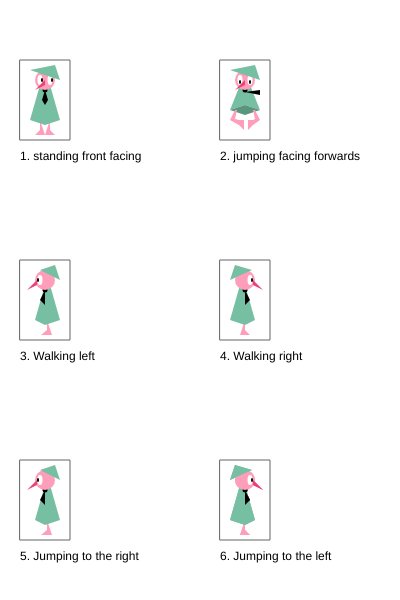
Frame 1 (no input)
Frame 60 (no input): identical to frame 1, image omitted
Frame 120 (the mouse pressed at the canvas centre since frame 60): identical to frame 1, image omitted

The p5.js sketch that drew this single still picture (run headless with seeded random() and noise() and a simulated clock; from frame 60 on, the mouse is pressed at the canvas centre):

// p5.js sketch
// ── sketch.js
/*
The Game Project
2 - Game character
*/

var gameChar_x = 0;
var gameChar_y = 0;

function setup()
{
	createCanvas(400, 600);
}

function draw()
{
	background(255);

	//Standing, facing frontwards

	stroke(100);
	noFill();
	rect(20, 60, 50, 80);
	noStroke();
	fill(0);
	text("1. standing front facing", 20, 160);

	gameChar_x = 45;
	gameChar_y = 137;
	//Add your code here ...


	//Jumping facing forwards
	stroke(100);
	noFill();
	rect(220, 60, 50, 80);
	noStroke();
	fill(0);
	text("2. jumping facing forwards", 220, 160);

	gameChar_x = 245;
	gameChar_y = 137;
	//Add your code here ...


	//Walking, turned left
	stroke(100);
	noFill();
	rect(20, 260, 50, 80);
	noStroke();
	fill(0);
	text("3. Walking left", 20, 360);

	gameChar_x = 45;
	gameChar_y = 337;
	//Add your code here ...


	//Walking, turned right
	stroke(100);
	noFill();
	rect(220, 260, 50, 80);
	noStroke();
	fill(0);
	text("4. Walking right", 220, 360);

	gameChar_x = 245;
	gameChar_y = 337;
	//Add your code here ...


	//Jumping right
	stroke(100);
	noFill();
	rect(20, 460, 50, 80);
	noStroke();
	fill(0);
	text("5. Jumping to the right", 20, 560);

	gameChar_x = 45;
	gameChar_y = 537;
	//Add your code here ...


	//Jumping to the left
	stroke(100);
	noFill();
	rect(220, 460, 50, 80);
	noStroke();
	fill(0);
	text("6. Jumping to the left", 220, 560);

	gameChar_x = 245;
	gameChar_y = 537;
	//Add your code here ...
    
    standFront(45,80);
    jumpFront(245,80);
    standLeft(45,280);
    standRight(245,280);
    jumpLeft(45,480);
    jumpRight(245,480);
    jumpRight(245,480);
    
}

function standFront(sfrontX, sfrontY){
    //dress
    const x1 = sfrontX;
    const y1 = sfrontY;
    
    const x2 = x1 - 15;
    const y2 = y1 + 5;
    
    const x3 = x1 +15;
    const y3 = y2 + 35;
    
    const x4 = x2 + 10;
    const y4 = y3 + 5;
    
    const x5 = x3 -10;
    
    //-----
    const l1 = x1 -5;
    const l2 = l1 - 5;
    
    const ll1 = y1 + 40;
    const ll2 = ll1+15;
    const ll3 = ll2-5;
    //left leg
    fill(255, 158, 186);
    beginShape();
    vertex(l1,ll1);
    vertex(x1,ll2);
    vertex(l2,ll2);
    vertex(l1,ll3);
    endShape();
    
    const r1 = x1;
    const r2 = r1 +5;
    const r3 = r2 + 5;
    
    //right leg
    fill(255, 158, 186);
    beginShape();
    vertex(r2,ll1);
    vertex(x1,ll2);
    vertex(r3,ll2);
    vertex(r2,ll3);
    endShape();
    
    //dress
    fill( 119, 191, 162);
    beginShape();
    vertex(x4,y2);
    vertex(x2,y3);
    vertex(x1,y4);
    vertex(x3,y3);
    vertex(x5,y2);
    endShape();
    
    const bcircleY = y1 + 10;
    
    const b1 = x1 -3;
    const b2 = x1 + 3;
    const bb1 = y1 +10;
    const bb2 = bb1 + 10;
    const bb3 = bb2 +5;
    
    //necktie
    // buttons
    fill(0,0,0);
    ellipse(x1,bcircleY,5,5);
    
    beginShape();
    vertex(x1,bb1);
    vertex(b1,bb2);
    vertex(x1,bb3);
    vertex(b2,bb2)
    endShape();
    
    //head
    fill(255, 158, 186);
    ellipse(x1, y1,20,20 );

    //eyes
    const ey1 = x1-5;
    const ey2 = x1+5;
    const ey3 = x1-3;
    const ey4 = x1+7;
    
    fill(350,350,350);
    ellipse(ey1,y1,5,10);
    ellipse(ey2,y1,5,10);
    
    fill(0,0,0);
    ellipse(ey3,y1,2,4);
    ellipse(ey4,y1,2,4);
    
    //pecker
    const p1 = x1 - 10;
    const pp1 = y1+5;
    const pp2 = pp1+5;
    
    fill(237, 66, 116);
    beginShape();
    vertex(x1,y1);
    vertex(p1,pp2);
    vertex(x1,pp1);
    endShape();
    
    //hat
    const h1 = x1-15;
    const h2 = x1+10;
    const h3 = h2+5;
    const hh1 = y1-10;
    const hh2 = hh1-5;
    
    fill( 119, 191, 162);
    beginShape();
    vertex(h1,hh1);
    vertex(h3,y1);
    vertex(h2,hh2);
    endShape();
}
function jumpFront(jfrontX, jfrontY){
    //dress
    const x1 = jfrontX;
    const y1 = jfrontY;
    
    //-----
    const l1 = x1 -5;
    const l2 = l1 - 5;
    
    const ll1 = y1 + 30;
    const ll2 = ll1+15;
    const ll3 = ll2-5;
    
    //dress
    const x2 = x1 - 15;
    const y2 = y1 + 5;
    
    const x3 = x1 +15;
    const y3 = y2 + 25;
    
    const x4 = x2 + 10;
    const y4 = y3 - 5;
    
    const x5 = x3 -10;
    
    fill( 119, 191, 162);
    beginShape();
    vertex(x4,y2);
    vertex(x2,y3);
    vertex(x1,y4);
    vertex(x3,y3);
    vertex(x5,y2);
    endShape();
    
    const y5 =y3+5;
    
    fill(89, 150, 126);
    beginShape();
    vertex(x2,y3);
    vertex(x1,y4);
    vertex(x3,y3);
    vertex(x1,y5);
    vertex(x2,y3);
    endShape();
    
    //left leg 245 80
    
    const leftl1 = x1-10;
    const leftl2 = leftl1-5;
    const leftl3 = leftl2+9;
    const leftl4 = leftl3+5;
    const leftl5 = leftl1+2;
    
    const rightl1 = x1+10;
    const rightl2 = rightl1+5;
    const rightl3 = rightl2-7;
    const rightl4 = rightl3-5;
    const rightl5 = rightl1-2;
    
    const legY1 = y1 + 30;
    const legY2 = legY1 + 10; //120
    const legY3 = legY2 + 5; //125
    const legY4 = legY3 + 5; //130
    const legY5 = legY2 - 1; //119
 
    
    fill(255, 158, 186);
    beginShape();
    vertex(leftl1,legY1);
    vertex(leftl2,legY2);
    vertex(leftl3,legY3);
    vertex(leftl4,legY4);
    vertex(leftl4,legY2);
    vertex(leftl3,legY2);
    vertex(leftl1,legY5);
    vertex(leftl5,legY1);
    endShape();
    
    const r1 = x1;
    const r2 = r1 +5;
    const r3 = r2 + 5;
    
    //right leg
    fill(255, 158, 186);
    beginShape();
    vertex(rightl1,legY1);
    vertex(rightl2,legY2);
    vertex(rightl3,legY3);
    vertex(rightl4,legY4);
    vertex(rightl4,legY2);
    vertex(rightl3,legY2);
    vertex(rightl1,legY5);
    vertex(rightl5,legY1);
    
    endShape();
    
    //necktie
    // buttons 245,80
    const bcircleY = y1 + 10;
    
    const b1 = x1 +15;
    const bb1 = y1 +10;
    const bb2 = bb1 + 2;
    const bb3 = bb2 +3;
    
    fill(0,0,0);
    ellipse(x1,bcircleY,5,5);
    
    beginShape();
    vertex(x1,bb2);
    vertex(b1,bb1);
    vertex(b1,bb3);
    endShape();
    
    //head
    fill(255, 158, 186);
    ellipse(x1, y1,20,20 );

    //eyes
    const ey1 = x1-5;
    const ey2 = x1+5;
    
    fill(350,350,350);
    ellipse(ey1,y1,5,10);
    ellipse(ey2,y1,5,10);
    
    fill(0,0,0);
    ellipse(ey1,82,2,4);
    ellipse(ey2,82,2,4);
    
    //pecker
    const p1 = x1 - 10;
    const pp1 = y1+5;
    const pp2 = pp1+5;
    
    fill(237, 66, 116);
    beginShape();
    vertex(x1,y1);
    vertex(p1,pp2);
    vertex(x1,pp1);
    endShape();
    
    //hat
    const h1 = x1-15;
    const h2 = x1+10;
    const h3 = h2+5;
    const hh1 = y1-10;
    const hh2 = hh1-5;
    
    fill( 119, 191, 162);
    beginShape();
    vertex(h1,hh1);
    vertex(h3,y1);
    vertex(h2,hh2);
    endShape();
}

function standLeft(sleftX, sleftY){
    //dress
    const x1 = sleftX;
    const y1 = sleftY;
    
    const x2 = x1 - 10;
    const y2 = y1 + 5;
    
    const x3 = x1 +15;
    const y3 = y2 + 35;
    
    const x4 = x2 + 10;
    const y4 = y3 + 5;
    
    const x5 = x3 -10;
    
    //-----
    const l1 = x1 + 2;
    const l2 = l1 + 5;
    const l3 = l1 - 6;
    
    const ll1 = y1 + 40;
    const ll2 = ll1+15;
    const ll3 = ll2-5;
    //left leg
    fill(255, 158, 186);
    beginShape();
    vertex(l1,ll1);
    vertex(l2,ll2);
    vertex(l3,ll2);
    vertex(l1,ll3);
    endShape();
    
    const r1 = x1;
    const r2 = r1 +5;
    const r3 = r2 + 5;
 
    //dress
    fill( 119, 191, 162);
    beginShape();
    vertex(x4,y2);
    vertex(x2,y3);
    vertex(x1,y4);
    vertex(x3,y3);
    vertex(x5,y2);
    endShape();
    
    const bcircleY = y1 + 10;
    
    const b1 = x1 -5;
    const b2 = x1 + 5;
    const bb1 = y1 +10;
    const bb2 = bb1 + 10;
    const bb3 = bb2 +5;
    
    //necktie
    // buttons
    fill(0,0,0);
    ellipse(x1,bcircleY,5,5);
    
    beginShape();
    vertex(x1,bb1);
    vertex(b1,bb2);
    vertex(x1,bb3);
    endShape();
    
    //head
    fill(255, 158, 186);
    ellipse(x1, y1,20,20 );

    //eyes
    const ey1 = x1-5;
    const ey3 = x1-7;

    
    fill(350,350,350);
    ellipse(ey1,y1,5,10);
    
    fill(0,0,0);
    ellipse(ey3,y1,2,4);

    
    //pecker
    const xx1 = x1 -8;
    const p1 = x1 - 18;
    const pp1 = y1+5;
    const pp2 = pp1+5;
    
    fill(237, 66, 116);
    beginShape();
    vertex(xx1,y1);
    vertex(p1,pp2);
    vertex(xx1,pp1);
    endShape();
    
    //hat
    const h1 = x1-5;
    const h2 = x1+10;
    const h3 = h2+5;
    const hh1 = y1-10;
    const hh2 = hh1-5;
    
    fill( 119, 191, 162);
    beginShape();
    vertex(h1,hh1);
    vertex(h3,y1);
    vertex(h2,hh2);
    endShape();
}
function standRight(srightX, srightY){
     //dress
    const x1 = srightX;
    const y1 = srightY;
    
    const x2 = x1 - 15;
    const y2 = y1 + 5;
    
    const x3 = x1 + 10;
    const y3 = y2 + 35;
    
    const x4 = x2 + 10;
    const y4 = y3 + 5;
    
    const x5 = x3 -10;
    
    //-----

    
    const ll1 = y1 + 40;
    const ll2 = ll1+15;
    const ll3 = ll2-5;

    const r1 = x1 - 5; 
    const r2 = r1 + 5;
    const r3 = r2 + 5;
    
    //right leg
    fill(255, 158, 186);
    beginShape();
    vertex(r2,ll1);
    vertex(r1,ll2);
    vertex(r3,ll2);
    vertex(r2,ll3);
    endShape();
    
    //dress
    fill( 119, 191, 162);
    beginShape();
    vertex(x4,y2);
    vertex(x2,y3);
    vertex(x1,y4);
    vertex(x3,y3);
    vertex(x5,y2);
    endShape();
    
    const bcircleY = y1 + 10;
    
    const b1 = x1;
    const b2 = x1 + 5;
    const bb1 = y1 +10;
    const bb2 = bb1 + 10;
    const bb3 = bb2 +5;
    
    //necktie
    // buttons
    fill(0,0,0);
    ellipse(x1,bcircleY,5,5);
    
    beginShape();
    vertex(x1,bb1);
    vertex(b1,bb2);
    vertex(x1,bb3);
    vertex(b2,bb2)
    endShape();
    
    //head
    fill(255, 158, 186);
    ellipse(x1, y1,20,20 );

    //eyes
    const ey1 = x1-5;
    const ey2 = x1+5;
    const ey3 = x1-3;
    const ey4 = x1+7;
    
    fill(350,350,350);
    ellipse(ey2,y1,5,10);
    
    fill(0,0,0);
    ellipse(ey4,y1,2,4);
    
    //pecker
    const xx1 = x1 + 8;
    const p1 = x1 + 18;
    const pp1 = y1+5;
    const pp2 = pp1+5;
    
    fill(237, 66, 116);
    beginShape();
    vertex(xx1,y1);
    vertex(p1,pp2);
    vertex(xx1,pp1);
    endShape();
    
    //hat
    const h1 = x1+7;
    const h2 = x1-10;
    const h3 = h2-5;
    const hh1 = y1-10;
    const hh2 = hh1-5;
    
    fill( 119, 191, 162);
    beginShape();
    vertex(h1,hh1);
    vertex(h3,y1);
    vertex(h2,hh2);
    endShape();
}

function jumpLeft(jleftX, jleftY){
    //dress
    const x1 = jleftX;
    const y1 = jleftY;
    
    const x2 = x1 - 10;
    const y2 = y1 + 5;
    
    const x3 = x1 +15;
    const y3 = y2 + 35;
    
    const x4 = x2 + 10;
    const y4 = y3 + 5;
    
    const x5 = x3 -10;
    
    //-----
    const l1 = x1 + 2;
    const l2 = l1 + 5;
    const l3 = l1 - 6;
    
    const ll1 = y1 + 40;
    const ll2 = ll1+15;
    const ll3 = ll2-5;
    //left leg
    fill(255, 158, 186);
    beginShape();
    vertex(l1,ll1);
    vertex(l2,ll2);
    vertex(l3,ll2);
    vertex(l1,ll3);
    endShape();
    
    const r1 = x1;
    const r2 = r1 +5;
    const r3 = r2 + 5;
 
    //dress
    fill( 119, 191, 162);
    beginShape();
    vertex(x4,y2);
    vertex(x2,y3);
    vertex(x1,y4);
    vertex(x3,y3);
    vertex(x5,y2);
    endShape();
    
    const bcircleY = y1 + 10;
    
    const b1 = x1 -5;
    const b2 = x1 + 5;
    const bb1 = y1 +10;
    const bb2 = bb1 + 10;
    const bb3 = bb2 +5;
    
    //necktie
    // buttons
    fill(0,0,0);
    ellipse(x1,bcircleY,5,5);
    
    beginShape();
    vertex(x1,bb1);
    vertex(b1,bb2);
    vertex(x1,bb3);
    endShape();
    
    //head
    fill(255, 158, 186);
    ellipse(x1, y1,20,20 );

    //eyes
    const ey1 = x1-5;
    const ey3 = x1-7;

    
    fill(350,350,350);
    ellipse(ey1,y1,5,10);
    
    fill(0,0,0);
    ellipse(ey3,y1,2,4);

    
    //pecker
    const xx1 = x1 -8;
    const p1 = x1 - 18;
    const pp1 = y1+5;
    const pp2 = pp1+5;
    
    fill(237, 66, 116);
    beginShape();
    vertex(xx1,y1);
    vertex(p1,pp2);
    vertex(xx1,pp1);
    endShape();
    
    //hat
    const h1 = x1-5;
    const h2 = x1+10;
    const h3 = h2+5;
    const hh1 = y1-10;
    const hh2 = hh1-5;
    
    fill( 119, 191, 162);
    beginShape();
    vertex(h1,hh1);
    vertex(h3,y1);
    vertex(h2,hh2);
    endShape();
}
function jumpRight(jrightX, jrightY){
     //dress
    const x1 = jrightX;
    const y1 = jrightY;
    
    const x2 = x1 - 15;
    const y2 = y1 + 5;
    
    const x3 = x1 + 10;
    const y3 = y2 + 35;
    
    const x4 = x2 + 10;
    const y4 = y3 + 5;
    
    const x5 = x3 -10;
    
    //-----

    
    const ll1 = y1 + 40;
    const ll2 = ll1+15;
    const ll3 = ll2-5;

    const r1 = x1 - 5; 
    const r2 = r1 + 5;
    const r3 = r2 + 5;
    
    //right leg
    fill(255, 158, 186);
    beginShape();
    vertex(r2,ll1);
    vertex(r1,ll2);
    vertex(r3,ll2);
    vertex(r2,ll3);
    endShape();
    
    //dress
    fill( 119, 191, 162);
    beginShape();
    vertex(x4,y2);
    vertex(x2,y3);
    vertex(x1,y4);
    vertex(x3,y3);
    vertex(x5,y2);
    endShape();
    
    const bcircleY = y1 + 10;
    
    const b1 = x1;
    const b2 = x1 + 5;
    const bb1 = y1 +10;
    const bb2 = bb1 + 10;
    const bb3 = bb2 +5;
    
    //necktie
    // buttons
    fill(0,0,0);
    ellipse(x1,bcircleY,5,5);
    
    beginShape();
    vertex(x1,bb1);
    vertex(b1,bb2);
    vertex(x1,bb3);
    vertex(b2,bb2)
    endShape();
    
    //head
    fill(255, 158, 186);
    ellipse(x1, y1,20,20 );

    //eyes
    const ey1 = x1-5;
    const ey2 = x1+5;
    const ey3 = x1-3;
    const ey4 = x1+7;
    
    fill(350,350,350);
    ellipse(ey2,y1,5,10);
    
    fill(0,0,0);
    ellipse(ey4,y1,2,4);
    
    //pecker
    const xx1 = x1 + 8;
    const p1 = x1 + 18;
    const pp1 = y1+5;
    const pp2 = pp1+5;
    
    fill(237, 66, 116);
    beginShape();
    vertex(xx1,y1);
    vertex(p1,pp2);
    vertex(xx1,pp1);
    endShape();
    
    //hat
    const h1 = x1+7;
    const h2 = x1-10;
    const h3 = h2-5;
    const hh1 = y1-10;
    const hh2 = hh1-5;
    
    fill( 119, 191, 162);
    beginShape();
    vertex(h1,hh1);
    vertex(h3,y1);
    vertex(h2,hh2);
    endShape();
}
